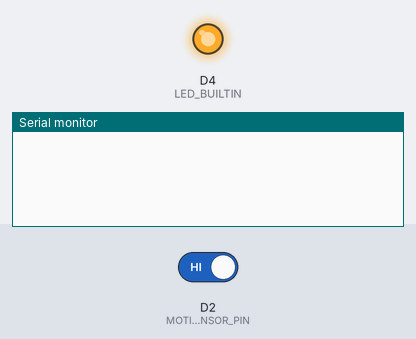
Recording of a program running on a simulated ESP8266 (NodeMCU). Parts: output pins drawn as LEDs (lit = HIGH, except the on-board LED, lit = LOW), the last lines printed to the serial monitor. The test bench sets the inputs (shaded band); at power-on: D2 (MOTION_SENSOR_PIN) HIGH.

Above: at 1.2 s.
1.3 s: D2 (MOTION_SENSOR_PIN) driven LOW
At 2.1 s:
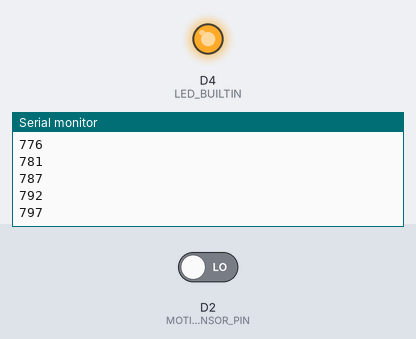
5.8 s: D2 (MOTION_SENSOR_PIN) driven HIGH
At 6.9 s:
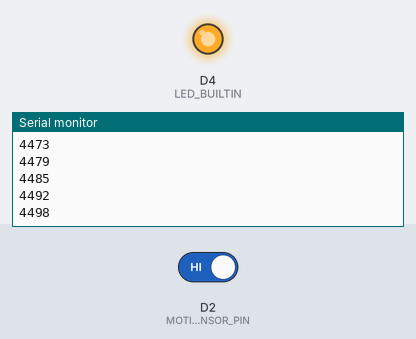
Timing chart, 0 to 8.8 s (numbered marks = the images above; inputs shaded):
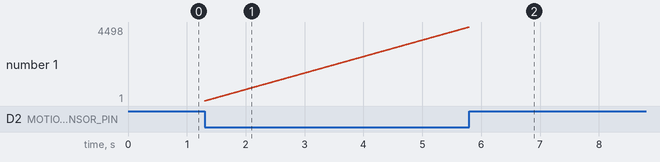

Measured:
- after the input at 1.3 s, the serial monitor: prints a new line at once (image 1)
- after the input at 5.8 s, D4 (LED_BUILTIN): stays LOW (without the input it goes to HIGH after 0.51 s)

The program:

main.cpp
```cpp
#include "Arduino.h"

#define MOTION_SENSOR_PIN  D2


unsigned long currentMills = 0;
unsigned long motionMills = 0;
// Time in milli seconds for which light will be left on when there is no motion
unsigned long motion_tolerance = 5000;

bool motion()
{
  unsigned long currentVal = digitalRead(MOTION_SENSOR_PIN);

  if(digitalRead(MOTION_SENSOR_PIN) == LOW)
  {
    return false;
  }
  else
  {
    return true;
  }
}


void setup()
{
  pinMode(LED_BUILTIN, OUTPUT);
  Serial.begin(9600);
  pinMode(MOTION_SENSOR_PIN, INPUT);
}


void loop()
{

  if (motion())
  {
    // Low swicthes onboard LED to ON
    digitalWrite(LED_BUILTIN, LOW);
    motionMills =  millis();
  }
  else
  {
    currentMills = millis();
    Serial.println(currentMills - motionMills);

    if ((currentMills - motionMills) > motion_tolerance)
    {
      digitalWrite(LED_BUILTIN, HIGH);
      //          Serial.println("shutting off");
      motionMills = 0;
    }

  }

}
```
